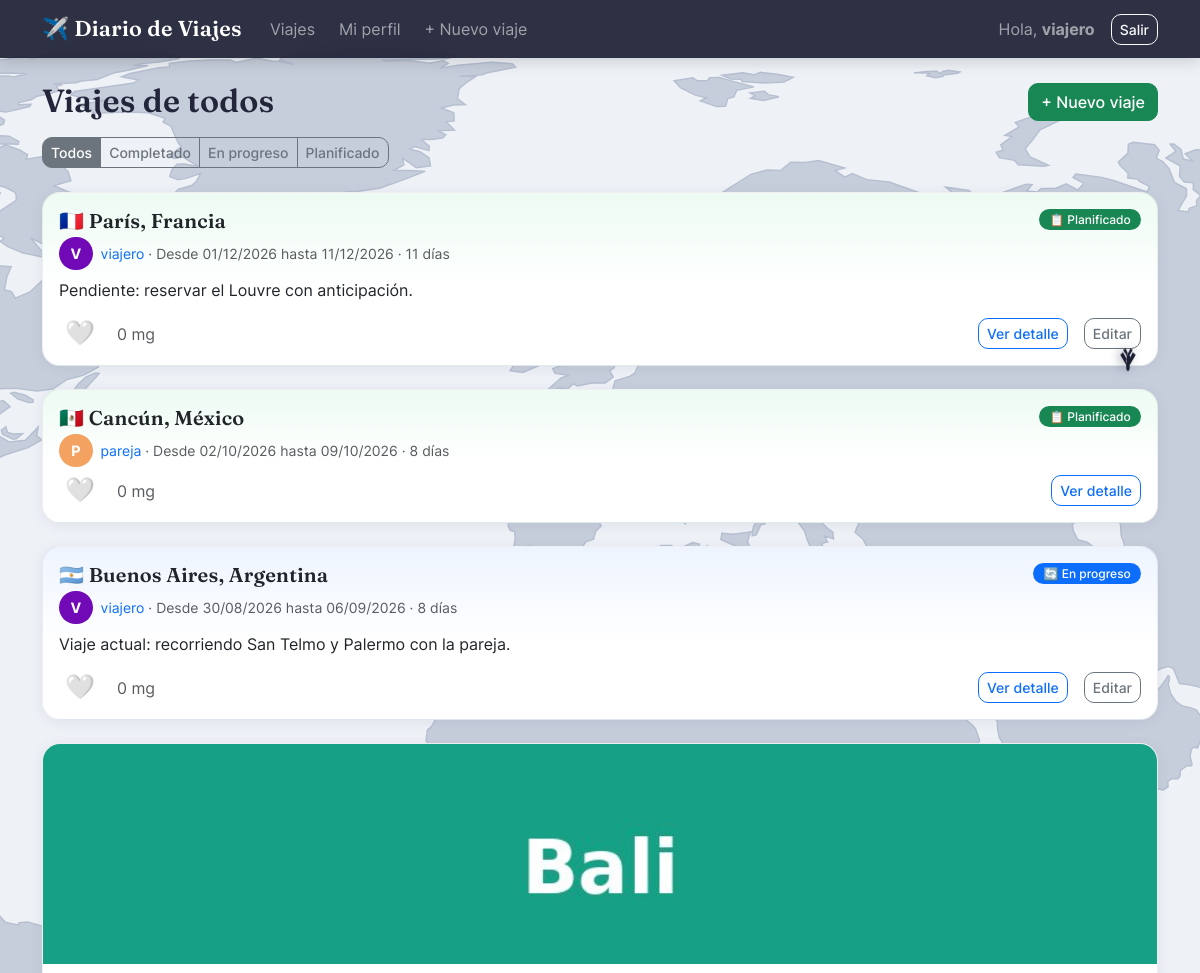
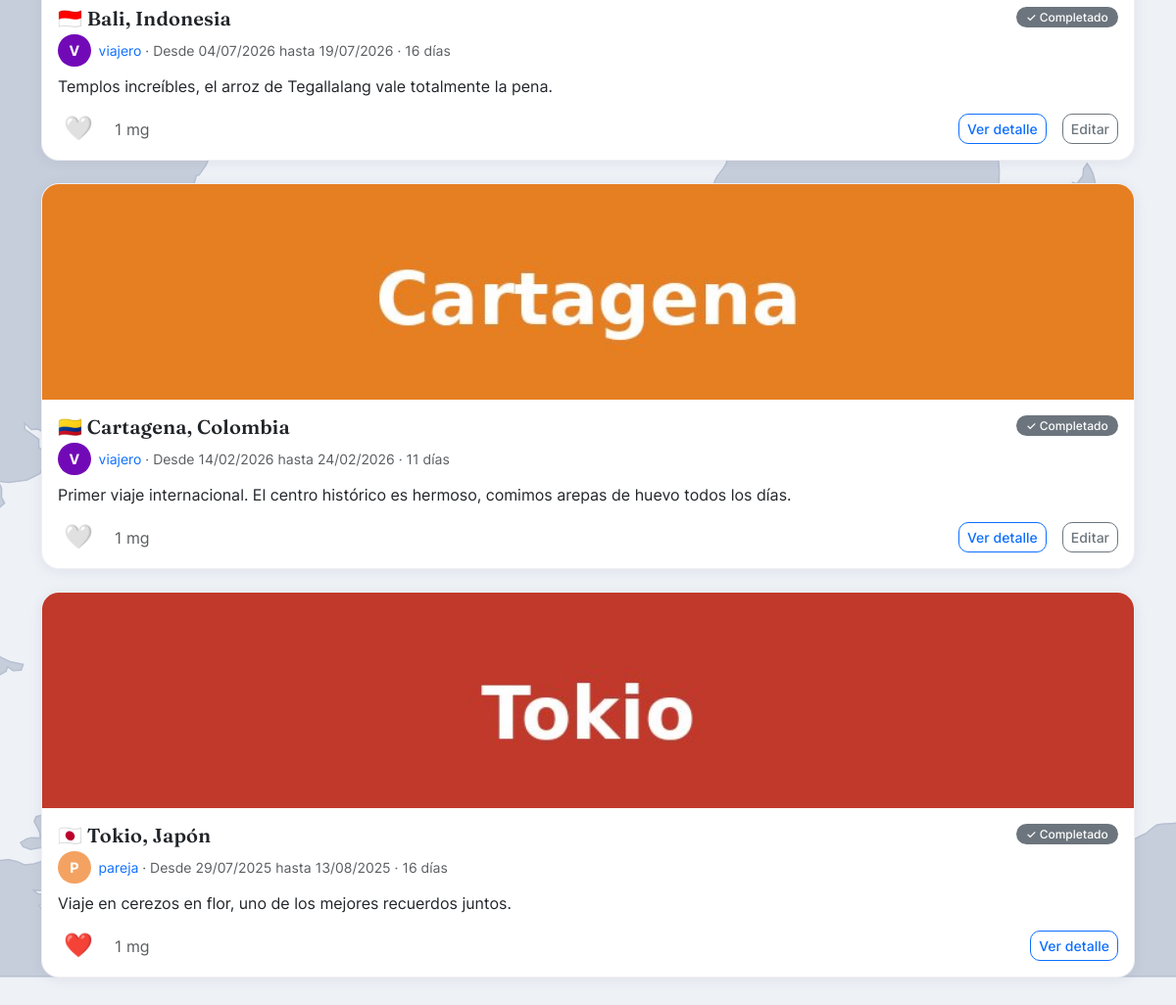
Screenshot of / (signed in) with the database file from the repository (2 pictures, top to bottom).
### viajes/models.py (models this page shows, shortened)
class Viaje(models.Model):
    COMPLETADO = "completado"
    EN_PROGRESO = "en_progreso"
    PLANIFICADO = "planificado"
    ESTADO_CHOICES = [
        (COMPLETADO, "Completado"),
        (EN_PROGRESO, "En progreso"),
        (PLANIFICADO, "Planificado"),
    ]
    propietario = models.ForeignKey(
        settings.AUTH_USER_MODEL,
        on_delete=models.CASCADE,
        related_name="viajes",
        verbose_name="Propietario",
    )
    destino = models.CharField(
        max_length=100,
        verbose_name="Destino",
        help_text='Ciudad o región, ej: "París", "Bali", "Cartagena".',
    )
    pais = models.CharField(max_length=100, verbose_name="País")
    fecha_inicio = models.DateField(verbose_name="Fecha de inicio")
    fecha_fin = models.DateField(
        verbose_name="Fecha de término",
        null=True,
        blank=True,
        help_text="Déjalo vacío si el viaje todavía no termina o es un plan a futuro.",
    )
    estado = models.CharField(
        max_length=15,
        choices=ESTADO_CHOICES,
        default=PLANIFICADO,
        editable=False,
        verbose_name="Estado",
    )
    notas = models.TextField(
        blank=True,
        verbose_name="Notas del viaje",
        help_text="Detalles, recuerdos o lo que quieras anotar sobre este viaje.",
    )
    creado = models.DateTimeField(auto_now_add=True)
    actualizado = models.DateTimeField(auto_now=True)
    class Meta:
        ordering = ["-fecha_inicio"]  # más reciente primero
        verbose_name = "Viaje"
        verbose_name_plural = "Viajes"
    def calcular_estado(self):
        hoy = timezone.localdate()
        if self.fecha_inicio > hoy:
            return self.PLANIFICADO
        if self.fecha_fin and self.fecha_fin < hoy:
            return self.COMPLETADO
        return self.EN_PROGRESO
    @property
    def duracion_dias(self):
        fin = self.fecha_fin or timezone.localdate()
        dias = (fin - self.fecha_inicio).days + 1
        return max(dias, 1)
    @property
    def total_mg(self):
        return self.mg.count()

class FotoViaje(models.Model):
    MAX_FOTOS_POR_VIAJE = 2
    viaje = models.ForeignKey(Viaje, on_delete=models.CASCADE, related_name="fotos")
    imagen = models.ImageField(upload_to="viajes/%Y/%m/", verbose_name="Foto")
    subida = models.DateTimeField(auto_now_add=True)
    class Meta:
        ordering = ["subida"]
        verbose_name = "Foto de viaje"
        verbose_name_plural = "Fotos de viaje"

### viajes/views.py (the view)
# urls.py: path("", views.lista_viajes, name="lista_viajes"),
@login_required
def lista_viajes(request):
    _refrescar_estados()
    perfil = _perfil_de(request.user)
    if perfil.puede_ver_otros:
        viajes = Viaje.objects.select_related("propietario").prefetch_related("mg", "fotos").all()
    else:
        viajes = (
            Viaje.objects.select_related("propietario")
            .prefetch_related("mg", "fotos")
            .filter(propietario=request.user)
        )
    filtro_estado = request.GET.get("estado")
    if filtro_estado in dict(Viaje.ESTADO_CHOICES):
        viajes = viajes.filter(estado=filtro_estado)
    mis_mg_ids = set(Mg.objects.filter(usuario=request.user).values_list("viaje_id", flat=True))
    contexto = {
        "viajes": viajes,
        "perfil": perfil,
        "filtro_estado": filtro_estado,
        "estados": Viaje.ESTADO_CHOICES,
        "mis_mg_ids": mis_mg_ids,
    }
    return render(request, "viajes/lista_viajes.html", contexto)

### viajes/templatetags/viajes_extras.py (called while the page is built)
def _normalizar(texto):
    texto = texto.strip().lower()
    return "".join(
        c for c in unicodedata.normalize("NFD", texto) if unicodedata.category(c) != "Mn"
    )

@register.filter
def bandera(pais):
    if not pais:
        return "🌍"
    return _BANDERAS.get(_normalizar(pais), "🌍")

@register.filter
def color_avatar(username):
    if not username:
        return _PALETA_AVATAR[0]
    indice = sum(ord(c) for c in username) % len(_PALETA_AVATAR)
    return _PALETA_AVATAR[indice]

@register.filter
def inicial(username):
    return username[0].upper() if username else "?"

### viajes/views.py (called while the page is built)
def _refrescar_estados():
    for viaje in Viaje.objects.all():
        nuevo_estado = viaje.calcular_estado()
        if nuevo_estado != viaje.estado:
            Viaje.objects.filter(pk=viaje.pk).update(estado=nuevo_estado)

def _perfil_de(usuario):
    perfil, _ = PerfilUsuario.objects.get_or_create(usuario=usuario)
    return perfil

### viajes/templates/viajes/lista_viajes.html (shortened to what this page needs)
{% extends "viajes/base.html" %}
{% load viajes_extras %}
{% block contenido %}
<div class="d-flex justify-content-between align-items-center mb-3">
    <h2 class="mb-0">
        {% if perfil.puede_ver_otros %}Viajes de todos{% else %}Mis viajes{% endif %}
    </h2>
    {% if user.perfil.puede_crear_viajes %}
    <a href="{% url 'crear_viaje' %}" class="btn btn-success">+ Nuevo viaje</a>
    {% endif %}
</div>
<div class="btn-group mb-4" role="group">
    <a href="{% url 'lista_viajes' %}" class="btn btn-sm btn-outline-secondary {% if not filtro_estado %}active{% endif %}">Todos</a>
    {% for valor, etiqueta in estados %}
    <a href="?estado={{ valor }}" class="btn btn-sm btn-outline-secondary {% if filtro_estado == valor %}active{% endif %}">{{ etiqueta }}</a>
    {% endfor %}
</div>
{% if viajes %}
    {% for viaje in viajes %}
    <div class="card viaje-card viaje-{{ viaje.estado }}">
        {% with viaje.fotos.all|first as portada %}
        {% if portada %}
        <a href="{% url 'detalle_viaje' viaje.pk %}">
            <img src="{{ portada.imagen.url }}" class="portada-viaje" alt="Foto de {{ viaje.destino }}">
        </a>
        {% endif %}
        {% endwith %}
        <div class="card-body">
            <div class="d-flex justify-content-between align-items-start">
                <h5 class="card-title mb-1">
                    <a class="text-decoration-none text-dark" href="{% url 'detalle_viaje' viaje.pk %}">
                        {{ viaje.pais|bandera }} {{ viaje.destino }}, {{ viaje.pais }}
                    </a>
                </h5>
                <span class="badge badge-{{ viaje.estado }}">
                    {% if viaje.estado == 'completado' %}✓ Completado
                    {% elif viaje.estado == 'en_progreso' %}🔄 En progreso
                    {% else %}📋 Planificado{% endif %}
                </span>
            </div>
            <div class="d-flex align-items-center gap-2 text-muted mb-2">
                <span class="avatar-circulo" style="background-color: {{ viaje.propietario.username|color_avatar }}">
                    {{ viaje.propietario.username|inicial }}
                </span>
                <small>
                    <a class="text-decoration-none" href="{% url 'perfil_usuario' viaje.propietario.username %}">{{ viaje.propietario.username }}</a>
                    · Desde {{ viaje.fecha_inicio|date:"d/m/Y" }}
                    {% if viaje.fecha_fin %}hasta {{ viaje.fecha_fin|date:"d/m/Y" }}{% endif %}
                    · {{ viaje.duracion_dias }} día{{ viaje.duracion_dias|pluralize }}
                </small>
            </div>
            {% if viaje.notas %}
            <p class="card-text">{{ viaje.notas|truncatewords:25 }}</p>
            {% endif %}
            <div class="d-flex align-items-center gap-3">
                <form method="post" action="{% url 'toggle_mg' viaje.pk %}" class="m-0">
                    <button type="submit" class="boton-mg {% if viaje.pk in mis_mg_ids %}activo{% endif %}" title="Mg">
                        {% if viaje.pk in mis_mg_ids %}❤️{% else %}🤍{% endif %}
                    </button>
                </form>
                <span class="text-muted">{{ viaje.total_mg }} mg</span>
                <a href="{% url 'detalle_viaje' viaje.pk %}" class="ms-auto btn btn-sm btn-outline-primary">Ver detalle</a>
                {% if viaje.propietario_id == user.id %}
                <a href="{% url 'editar_viaje' viaje.pk %}" class="btn btn-sm btn-outline-secondary">Editar</a>
                {% endif %}
            </div>
        </div>
    </div>
    {% endfor %}
{% else %}
    <div class="alert alert-info">Todavía no hay viajes que mostrar.</div>
{% endif %}
{% endblock %}

### viajes/templates/viajes/base.html (shortened to what this page needs)
{% load static %}
<!DOCTYPE html>
<html lang="es">
<head>
    <link href="{% static 'viajes/vendor/bootstrap/css/bootstrap.min.css' %}" rel="stylesheet">
    <link rel="stylesheet" href="{% static 'viajes/css/style.css' %}">
</head>
<body>
<nav class="navbar navbar-expand-lg navbar-dark bg-dark mb-4">
    <div class="container">
        <a class="navbar-brand" href="{% url 'lista_viajes' %}">✈️ Diario de Viajes</a>
        <div class="collapse navbar-collapse" id="navbarNav">
            {% if user.is_authenticated %}
            <ul class="navbar-nav me-auto">
                <li class="nav-item"><a class="nav-link" href="{% url 'lista_viajes' %}">Viajes</a></li>
                <li class="nav-item"><a class="nav-link" href="{% url 'mi_perfil' %}">Mi perfil</a></li>
                {% if user.perfil.puede_crear_viajes %}
                <li class="nav-item"><a class="nav-link" href="{% url 'crear_viaje' %}">+ Nuevo viaje</a></li>
                {% endif %}
            </ul>
            <span class="navbar-text me-3">
                Hola, <strong>{{ user.username }}</strong>
            </span>
            <form action="{% url 'logout' %}" method="post" class="d-flex">
                <button class="btn btn-outline-light btn-sm" type="submit">Salir</button>
            </form>
            {% else %}
            <ul class="navbar-nav ms-auto">
                <li class="nav-item"><a class="nav-link" href="{% url 'login' %}">Ingresar</a></li>
                <li class="nav-item"><a class="nav-link" href="{% url 'registro' %}">Crear cuenta</a></li>
            </ul>
            {% endif %}
        </div>
    </div>
</nav>
<div class="container mb-5">
    {% block contenido %}{% endblock %}
</div>
</body>
</html>

### viajes/static/viajes/css/style.css (style rules this page uses)
:root { --fuente-titulos: "Fraunces", "Georgia", serif; --fuente-texto: "Inter", -apple-system, "Segoe UI", Roboto, sans-serif; --color-primario: #3a86ff; --color-primario-oscuro: #2a5fc9; --sombra-suave: 0 2px 14px rgba(35, 39, 82, 0.07); --sombra-hover: 0 14px 30px rgba(35, 39, 82, 0.14); }
html { scroll-behavior: smooth; }
body { font-family: var(--fuente-texto); color: #23263a; min-height: 100vh; background-color: #eef1f6; background-attachment: fixed; }
:root { --ruta-vuelo: ellipse(44vw 40vh at 50vw 45vh); --duracion-vuelo: 34s; }
h1, h2, h3, h4, h5, .navbar-brand { font-family: var(--fuente-titulos); font-weight: 600; letter-spacing: 0.2px; }
.navbar { background: rgba(20, 22, 43, 0.88) !important; backdrop-filter: blur(10px); -webkit-backdrop-filter: blur(10px); box-shadow: 0 2px 16px rgba(0, 0, 0, 0.18); }
.navbar-brand { font-size: 1.35rem; letter-spacing: 0.3px; }
.navbar .nav-link { font-family: var(--fuente-texto); border-radius: 8px; padding: 0.4rem 0.75rem !important; transition: background-color 0.15s ease; }
.viaje-card { border: 1px solid rgba(35, 39, 82, 0.07); border-left: 6px solid #ccc; border-radius: 18px; margin-bottom: 1.4rem; box-shadow: var(--sombra-suave); transition: transform 0.15s ease, box-shadow 0.15s ease; overflow: hidden; background-color: #fff; }
.viaje-completado { border-left-color: #6c757d; }
.viaje-en_progreso { border-left-color: #0d6efd; background: linear-gradient(180deg, #eef4ff 0%, #ffffff 55%); }
.viaje-planificado { border-left-color: #198754; background: linear-gradient(180deg, #edfbf3 0%, #ffffff 55%); }
.badge-completado { background-color: #6c757d; }
.badge-en_progreso { background-color: #0d6efd; }
.badge-planificado { background-color: #198754; }
.badge { border-radius: 999px; font-weight: 500; padding: 0.4em 0.85em; }
.portada-viaje { display: block; width: 100%; height: 220px; object-fit: cover; }
.avatar-circulo { display: inline-flex; align-items: center; justify-content: center; width: 2.1rem; height: 2.1rem; border-radius: 50%; color: #fff; font-weight: 700; font-size: 0.9rem; flex-shrink: 0; font-family: var(--fuente-texto); }
.boton-mg { border: none; background: none; font-size: 1.5rem; line-height: 1; cursor: pointer; transition: transform 0.12s ease; }
.boton-mg.activo { color: #dc3545; }
.card { border-radius: 18px; border: 1px solid rgba(35, 39, 82, 0.07); box-shadow: var(--sombra-suave); }
.btn { border-radius: 10px; font-family: var(--fuente-texto); font-weight: 500; }
.btn-success { background-color: #198754; border-color: #198754; }

### rows the page displays
Viaje: pais|bandera "🇫🇷", destino "París", pais "Francia", estado "📋 Planificado", propietario.username|inicial "V", propietario.username "viajero", fecha_inicio "01/12/2026", fecha_fin "11/12/2026", duracion_dias "11", notas "Pendiente: reservar el Louvre con anticipación.", total_mg "0", shows "Editar"
Viaje: pais|bandera "🇲🇽", destino "Cancún", pais "México", estado "📋 Planificado", propietario.username|inicial "P", propietario.username "pareja", fecha_inicio "02/10/2026", fecha_fin "09/10/2026", duracion_dias "8", total_mg "0"
Viaje: pais|bandera "🇦🇷", destino "Buenos Aires", pais "Argentina", estado "🔄 En progreso", propietario.username|inicial "V", propietario.username "viajero", fecha_inicio "30/08/2026", fecha_fin "06/09/2026", duracion_dias "8", notas "Viaje actual: recorriendo San Telmo y Palermo con la pareja.", total_mg "0", shows "Editar"
Viaje: imagen (picture), pais|bandera "🇮🇩", destino "Bali", pais "Indonesia", estado "✓ Completado", propietario.username|inicial "V", propietario.username "viajero", fecha_inicio "04/07/2026", fecha_fin "19/07/2026", duracion_dias "16", notas "Templos increíbles, el arroz de Tegallalang vale totalmente la pena.", total_mg "1", shows "Editar"
Viaje: imagen (picture), pais|bandera "🇨🇴", destino "Cartagena", pais "Colombia", estado "✓ Completado", propietario.username|inicial "V", propietario.username "viajero", fecha_inicio "14/02/2026", fecha_fin "24/02/2026", duracion_dias "11", notas "Primer viaje internacional. El centro histórico es hermoso, comimos arepas de huevo todos los días.", total_mg "1", shows "Editar"
Viaje: imagen (picture), pais|bandera "🇯🇵", destino "Tokio", pais "Japón", estado "✓ Completado", propietario.username|inicial "P", propietario.username "pareja", fecha_inicio "29/07/2025", fecha_fin "13/08/2025", duracion_dias "16", notas "Viaje en cerezos en flor, uno de los mejores recuerdos juntos.", total_mg "1"

### other values shown
{{ user.username }} "viajero"
{{ etiqueta }} "Completado" "En progreso" "Planificado"
